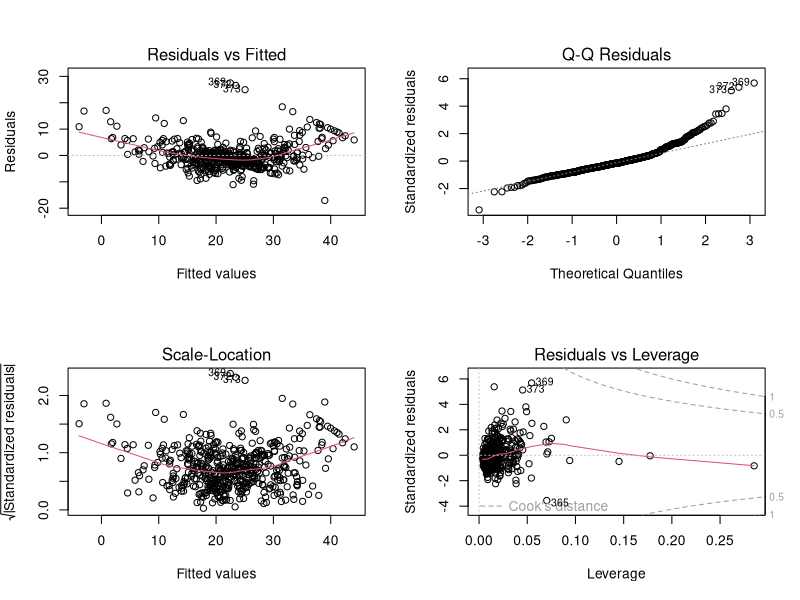

R code for this plot:
library(MASS)
data("Boston")
mydata <- Boston
head(mydata)

model <- lm(medv ~ crim+tax+chas+ptratio+rm+dis+rad+lstat, data = mydata)
summary(model)


predicted_values <- predict(model, newdata = Boston)

# MSE

actual_values <- Boston$medv

# MSE (Mean Squared Error)
mse <- mean((actual_values - predicted_values)^2)
mse

# RMSE (Root Mean Squared Error)
rmse <- sqrt(mse)
rmse

# MAE (Mean Absolute Error)
mae <- mean(abs(actual_values - predicted_values))
mae


par(mfrow = c(2, 2))

plot(model)


